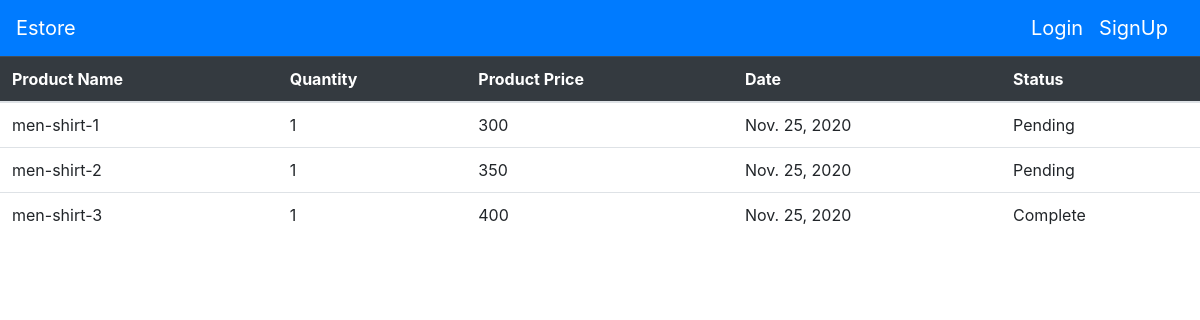
The page /vieworder/ on the database its author committed.
### store/models.py (models this page shows, shortened)
class Order(models.Model):
	user = models.ForeignKey(User,on_delete = models.CASCADE)
	name = models.CharField(max_length = 50,default = ' ')
	pname = models.CharField(max_length = 50,default = ' ')
	product = models.CharField(max_length = 200)
	quantity = models.IntegerField()
	price = models.IntegerField()
	date = models.DateField(default = datetime.datetime.today)
	anothernumber = models.IntegerField(default = 0)
	city = models.CharField(max_length = 20,default = 'pune')
	address = models.CharField(max_length = 200,default = '')
	status = models.BooleanField(default = 'False')
	@staticmethod
	def get_detail():
		return Order.objects.all()

### store/views.py (the view)
# urls.py: path('vieworder/',views.vieworder)
def vieworder(request):
	data = Order.get_detail()
	return render(request,'vieworder.html',{'data':data})

### store/templates/vieworder.html (shortened to what this page needs)
{% extends 'base.html' %}
{% block content %}
{% load Cart%}
{% if request.session.name == request.session.uname %}
<form action="/placeorder/" method="POST">
	<table class="table table-border">
		<thead class = "table-dark">
			<tr>
				<th scope="col">Product Name</th>
				<th scope="col">Quantity</th>
				<th scope="col">Product Price</th>
				<th scope="col">Date</th>
				<th scope="col">Status</th>
			</tr>
		</thead>
		<tbody>
			{% for order in data %}
			{% if request.session.name == request.session.uname %}
			<tr>
				<td>{{order.pname}}</td>
				<td>{{order.quantity}}</td>
				<td>{{order.price}}</td>
				<td>{{order.date}}</td>
				<td>{% if order.status %}
					Complete
					{% else %}
					Pending
					{% endif %}
				</td>
			</tr>
			{% endif %}
			{% endfor %}
		</tbody>
	</table>
</form>
{% endif %}
{% endblock %}

### rows shown on the page
Order: pname "men-shirt-1", quantity "1", price "300", date "Nov. 25, 2020", status "Pending"
Order: pname "men-shirt-2", quantity "1", price "350", date "Nov. 25, 2020", status "Pending"
Order: pname "men-shirt-3", quantity "1", price "400", date "Nov. 25, 2020", status "Complete"
